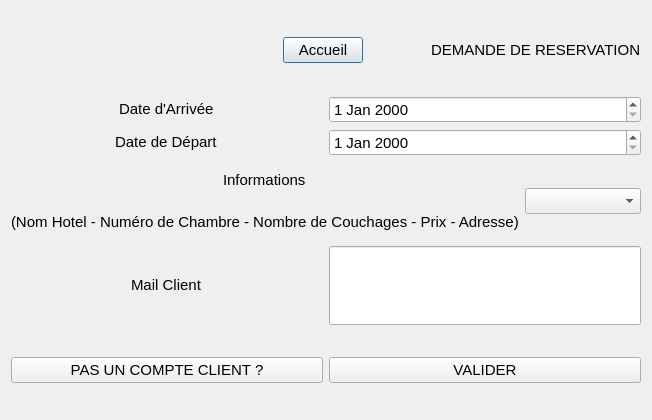
<?xml version="1.0" encoding="UTF-8"?>
<ui version="4.0">
 <class>DemandeResaDialog</class>
 <widget class="QDialog" name="DemandeResaDialog">
  <property name="geometry">
   <rect>
    <x>0</x>
    <y>0</y>
    <width>652</width>
    <height>420</height>
   </rect>
  </property>
  <property name="font">
   <font>
    <family>Arial</family>
    <pointsize>11</pointsize>
   </font>
  </property>
  <property name="windowTitle">
   <string>Dialog</string>
  </property>
  <layout class="QGridLayout" name="gridLayout_2">
   <item row="0" column="0">
    <layout class="QGridLayout" name="gridLayout">
     <item row="3" column="0">
      <layout class="QVBoxLayout" name="verticalLayout_4">
       <item>
        <layout class="QHBoxLayout" name="horizontalLayout_3">
         <item>
          <layout class="QVBoxLayout" name="verticalLayout_9">
           <item alignment="Qt::AlignHCenter|Qt::AlignVCenter">
            <widget class="QLabel" name="label_4">
             <property name="font">
              <font>
               <family>Arial</family>
               <pointsize>11</pointsize>
              </font>
             </property>
             <property name="text">
              <string>Informations</string>
             </property>
            </widget>
           </item>
           <item alignment="Qt::AlignHCenter|Qt::AlignVCenter">
            <widget class="QLabel" name="label_6">
             <property name="font">
              <font>
               <family>Arial</family>
               <pointsize>11</pointsize>
              </font>
             </property>
             <property name="text">
              <string>(Nom Hotel - Numéro de Chambre - Nombre de Couchages - Prix - Adresse)</string>
             </property>
            </widget>
           </item>
          </layout>
         </item>
         <item>
          <layout class="QVBoxLayout" name="verticalLayout_7">
           <item alignment="Qt::AlignVCenter">
            <widget class="QComboBox" name="comboBox_listeHotel">
             <property name="font">
              <font>
               <family>Arial</family>
               <pointsize>11</pointsize>
              </font>
             </property>
            </widget>
           </item>
          </layout>
         </item>
        </layout>
       </item>
      </layout>
     </item>
     <item row="0" column="0">
      <layout class="QVBoxLayout" name="verticalLayout">
       <item>
        <layout class="QHBoxLayout" name="horizontalLayout_6">
         <item alignment="Qt::AlignHCenter|Qt::AlignVCenter">
          <widget class="QLabel" name="logo">
           <property name="text">
            <string/>
           </property>
           <property name="pixmap">
            <pixmap>logoProjet_petit_petit.png</pixmap>
           </property>
          </widget>
         </item>
         <item alignment="Qt::AlignHCenter|Qt::AlignVCenter">
          <widget class="QPushButton" name="accueil">
           <property name="text">
            <string>Accueil</string>
           </property>
          </widget>
         </item>
         <item alignment="Qt::AlignHCenter|Qt::AlignVCenter">
          <widget class="QLabel" name="label">
           <property name="font">
            <font>
             <family>Arial</family>
             <pointsize>11</pointsize>
            </font>
           </property>
           <property name="text">
            <string>DEMANDE DE RESERVATION</string>
           </property>
          </widget>
         </item>
        </layout>
       </item>
      </layout>
     </item>
     <item row="5" column="0">
      <layout class="QVBoxLayout" name="verticalLayout_6">
       <item>
        <layout class="QHBoxLayout" name="horizontalLayout_5">
         <item alignment="Qt::AlignVCenter">
          <widget class="QPushButton" name="pushButton_signupCli">
           <property name="font">
            <font>
             <family>Arial</family>
             <pointsize>11</pointsize>
            </font>
           </property>
           <property name="text">
            <string>PAS UN COMPTE CLIENT ?</string>
           </property>
          </widget>
         </item>
         <item alignment="Qt::AlignVCenter">
          <widget class="QPushButton" name="pushButton_val">
           <property name="font">
            <font>
             <family>Arial</family>
             <pointsize>11</pointsize>
            </font>
           </property>
           <property name="text">
            <string>VALIDER</string>
           </property>
          </widget>
         </item>
        </layout>
       </item>
      </layout>
     </item>
     <item row="2" column="0">
      <layout class="QVBoxLayout" name="verticalLayout_3">
       <item>
        <layout class="QHBoxLayout" name="horizontalLayout_2">
         <item alignment="Qt::AlignHCenter|Qt::AlignVCenter">
          <widget class="QLabel" name="label_3">
           <property name="font">
            <font>
             <family>Arial</family>
             <pointsize>11</pointsize>
            </font>
           </property>
           <property name="text">
            <string>Date de Départ</string>
           </property>
          </widget>
         </item>
         <item>
          <widget class="QDateEdit" name="dateEdit_dateDep">
           <property name="maximumSize">
            <size>
             <width>16777215</width>
             <height>16777215</height>
            </size>
           </property>
           <property name="font">
            <font>
             <family>Arial</family>
             <pointsize>11</pointsize>
            </font>
           </property>
          </widget>
         </item>
        </layout>
       </item>
      </layout>
     </item>
     <item row="1" column="0">
      <layout class="QVBoxLayout" name="verticalLayout_2">
       <item>
        <layout class="QHBoxLayout" name="horizontalLayout">
         <item alignment="Qt::AlignHCenter|Qt::AlignVCenter">
          <widget class="QLabel" name="label_2">
           <property name="font">
            <font>
             <family>Arial</family>
             <pointsize>11</pointsize>
            </font>
           </property>
           <property name="text">
            <string>Date d'Arrivée</string>
           </property>
          </widget>
         </item>
         <item>
          <widget class="QDateEdit" name="dateEdit_dateArr">
           <property name="font">
            <font>
             <family>Arial</family>
             <pointsize>11</pointsize>
             <bold>false</bold>
            </font>
           </property>
          </widget>
         </item>
        </layout>
       </item>
      </layout>
     </item>
     <item row="4" column="0">
      <layout class="QVBoxLayout" name="verticalLayout_5">
       <item>
        <layout class="QHBoxLayout" name="horizontalLayout_4">
         <item alignment="Qt::AlignHCenter|Qt::AlignVCenter">
          <widget class="QLabel" name="label_5">
           <property name="font">
            <font>
             <family>Arial</family>
             <pointsize>11</pointsize>
            </font>
           </property>
           <property name="text">
            <string>Mail Client</string>
           </property>
          </widget>
         </item>
         <item>
          <widget class="QLineEdit" name="lineEdit_mailCli">
           <property name="sizePolicy">
            <sizepolicy hsizetype="Minimum" vsizetype="Minimum">
             <horstretch>0</horstretch>
             <verstretch>0</verstretch>
            </sizepolicy>
           </property>
           <property name="minimumSize">
            <size>
             <width>0</width>
             <height>0</height>
            </size>
           </property>
           <property name="font">
            <font>
             <family>Arial</family>
             <pointsize>11</pointsize>
            </font>
           </property>
          </widget>
         </item>
        </layout>
       </item>
      </layout>
     </item>
    </layout>
   </item>
  </layout>
 </widget>
 <tabstops>
  <tabstop>dateEdit_dateArr</tabstop>
  <tabstop>dateEdit_dateDep</tabstop>
  <tabstop>comboBox_listeHotel</tabstop>
  <tabstop>lineEdit_mailCli</tabstop>
  <tabstop>pushButton_signupCli</tabstop>
  <tabstop>pushButton_val</tabstop>
 </tabstops>
 <resources/>
 <connections/>
</ui>
